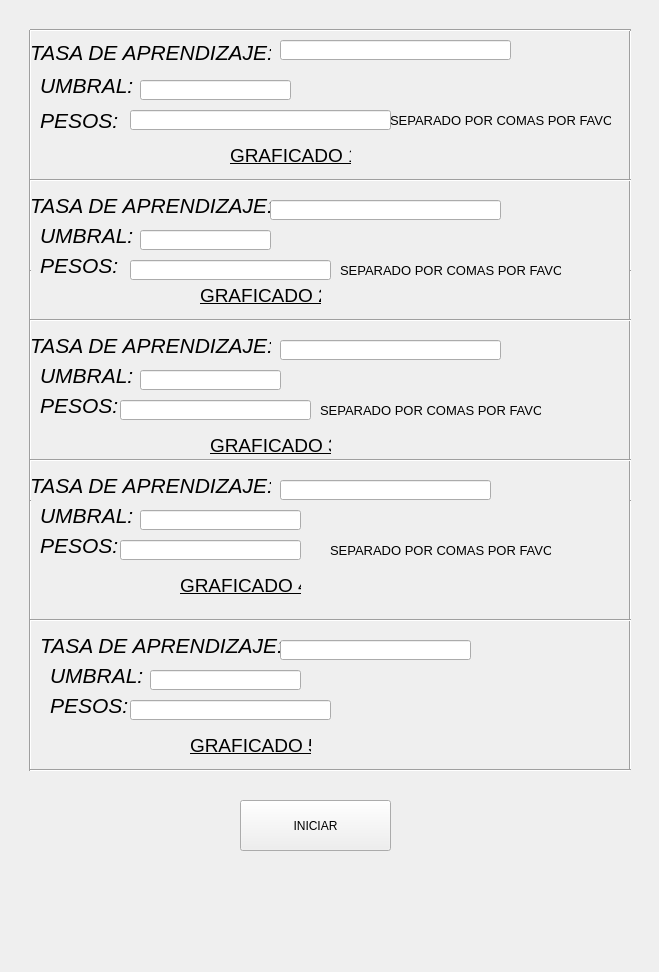
<?xml version="1.0" encoding="UTF-8"?>
<ui version="4.0">
 <class>MainWindow</class>
 <widget class="QWidget" name="MainWindow">
  <property name="geometry">
   <rect>
    <x>0</x>
    <y>0</y>
    <width>659</width>
    <height>972</height>
   </rect>
  </property>
  <property name="windowTitle">
   <string>191209-MATUZ TAMAYO</string>
  </property>
  <widget class="QLabel" name="label">
   <property name="geometry">
    <rect>
     <x>30</x>
     <y>40</y>
     <width>241</width>
     <height>21</height>
    </rect>
   </property>
   <property name="text">
    <string>&lt;html&gt;&lt;head/&gt;&lt;body&gt;&lt;p align=&quot;justify&quot;&gt;&lt;span style=&quot; font-size:16pt; font-style:italic;&quot;&gt;TASA DE APRENDIZAJE: &lt;/span&gt;&lt;/p&gt;&lt;/body&gt;&lt;/html&gt;</string>
   </property>
  </widget>
  <widget class="QLineEdit" name="lineEditTasa">
   <property name="geometry">
    <rect>
     <x>280</x>
     <y>40</y>
     <width>231</width>
     <height>20</height>
    </rect>
   </property>
   <property name="text">
    <string/>
   </property>
  </widget>
  <widget class="QLabel" name="label_2">
   <property name="geometry">
    <rect>
     <x>40</x>
     <y>70</y>
     <width>101</width>
     <height>31</height>
    </rect>
   </property>
   <property name="text">
    <string>&lt;html&gt;&lt;head/&gt;&lt;body&gt;&lt;p align=&quot;justify&quot;&gt;&lt;span style=&quot; font-size:16pt; font-style:italic;&quot;&gt;UMBRAL:&lt;/span&gt;&lt;/p&gt;&lt;/body&gt;&lt;/html&gt;</string>
   </property>
  </widget>
  <widget class="QLineEdit" name="lineEditUmbral">
   <property name="geometry">
    <rect>
     <x>140</x>
     <y>80</y>
     <width>151</width>
     <height>20</height>
    </rect>
   </property>
  </widget>
  <widget class="Line" name="line">
   <property name="geometry">
    <rect>
     <x>10</x>
     <y>30</y>
     <width>41</width>
     <height>251</height>
    </rect>
   </property>
   <property name="orientation">
    <enum>Qt::Vertical</enum>
   </property>
  </widget>
  <widget class="Line" name="line_2">
   <property name="geometry">
    <rect>
     <x>610</x>
     <y>30</y>
     <width>41</width>
     <height>251</height>
    </rect>
   </property>
   <property name="orientation">
    <enum>Qt::Vertical</enum>
   </property>
  </widget>
  <widget class="Line" name="line_3">
   <property name="geometry">
    <rect>
     <x>30</x>
     <y>170</y>
     <width>601</width>
     <height>20</height>
    </rect>
   </property>
   <property name="orientation">
    <enum>Qt::Horizontal</enum>
   </property>
  </widget>
  <widget class="Line" name="line_4">
   <property name="geometry">
    <rect>
     <x>30</x>
     <y>20</y>
     <width>601</width>
     <height>20</height>
    </rect>
   </property>
   <property name="orientation">
    <enum>Qt::Horizontal</enum>
   </property>
  </widget>
  <widget class="QLabel" name="label_3">
   <property name="geometry">
    <rect>
     <x>40</x>
     <y>100</y>
     <width>81</width>
     <height>41</height>
    </rect>
   </property>
   <property name="text">
    <string>&lt;html&gt;&lt;head/&gt;&lt;body&gt;&lt;p&gt;&lt;span style=&quot; font-size:16pt; font-style:italic;&quot;&gt;PESOS:&lt;/span&gt;&lt;/p&gt;&lt;/body&gt;&lt;/html&gt;</string>
   </property>
  </widget>
  <widget class="QLineEdit" name="lineEditPesos">
   <property name="geometry">
    <rect>
     <x>130</x>
     <y>110</y>
     <width>261</width>
     <height>20</height>
    </rect>
   </property>
  </widget>
  <widget class="QLabel" name="label_4">
   <property name="geometry">
    <rect>
     <x>390</x>
     <y>110</y>
     <width>221</width>
     <height>21</height>
    </rect>
   </property>
   <property name="text">
    <string>&lt;html&gt;&lt;head/&gt;&lt;body&gt;&lt;p&gt;&lt;span style=&quot; font-size:10pt;&quot;&gt;SEPARADO POR COMAS POR FAVOR&lt;/span&gt;&lt;/p&gt;&lt;/body&gt;&lt;/html&gt;</string>
   </property>
  </widget>
  <widget class="Line" name="line_5">
   <property name="geometry">
    <rect>
     <x>610</x>
     <y>270</y>
     <width>41</width>
     <height>271</height>
    </rect>
   </property>
   <property name="orientation">
    <enum>Qt::Vertical</enum>
   </property>
  </widget>
  <widget class="Line" name="line_6">
   <property name="geometry">
    <rect>
     <x>10</x>
     <y>270</y>
     <width>41</width>
     <height>271</height>
    </rect>
   </property>
   <property name="orientation">
    <enum>Qt::Vertical</enum>
   </property>
  </widget>
  <widget class="Line" name="line_8">
   <property name="geometry">
    <rect>
     <x>30</x>
     <y>310</y>
     <width>601</width>
     <height>20</height>
    </rect>
   </property>
   <property name="orientation">
    <enum>Qt::Horizontal</enum>
   </property>
  </widget>
  <widget class="QLabel" name="label_6">
   <property name="geometry">
    <rect>
     <x>40</x>
     <y>220</y>
     <width>101</width>
     <height>31</height>
    </rect>
   </property>
   <property name="text">
    <string>&lt;html&gt;&lt;head/&gt;&lt;body&gt;&lt;p align=&quot;justify&quot;&gt;&lt;span style=&quot; font-size:16pt; font-style:italic;&quot;&gt;UMBRAL:&lt;/span&gt;&lt;/p&gt;&lt;/body&gt;&lt;/html&gt;</string>
   </property>
  </widget>
  <widget class="QLabel" name="label_7">
   <property name="geometry">
    <rect>
     <x>40</x>
     <y>250</y>
     <width>81</width>
     <height>31</height>
    </rect>
   </property>
   <property name="text">
    <string>&lt;html&gt;&lt;head/&gt;&lt;body&gt;&lt;p&gt;&lt;span style=&quot; font-size:16pt; font-style:italic;&quot;&gt;PESOS:&lt;/span&gt;&lt;/p&gt;&lt;/body&gt;&lt;/html&gt;</string>
   </property>
  </widget>
  <widget class="QLabel" name="label_8">
   <property name="geometry">
    <rect>
     <x>30</x>
     <y>190</y>
     <width>241</width>
     <height>31</height>
    </rect>
   </property>
   <property name="text">
    <string>&lt;html&gt;&lt;head/&gt;&lt;body&gt;&lt;p align=&quot;justify&quot;&gt;&lt;span style=&quot; font-size:16pt; font-style:italic;&quot;&gt;TASA DE APRENDIZAJE: &lt;/span&gt;&lt;/p&gt;&lt;/body&gt;&lt;/html&gt;</string>
   </property>
  </widget>
  <widget class="QLabel" name="label_9">
   <property name="geometry">
    <rect>
     <x>230</x>
     <y>140</y>
     <width>121</width>
     <height>31</height>
    </rect>
   </property>
   <property name="text">
    <string>&lt;html&gt;&lt;head/&gt;&lt;body&gt;&lt;p&gt;&lt;span style=&quot; font-size:14pt; text-decoration: underline;&quot;&gt;GRAFICADO 1&lt;/span&gt;&lt;/p&gt;&lt;/body&gt;&lt;/html&gt;</string>
   </property>
  </widget>
  <widget class="QLineEdit" name="lineEditTasa2">
   <property name="geometry">
    <rect>
     <x>270</x>
     <y>200</y>
     <width>231</width>
     <height>20</height>
    </rect>
   </property>
  </widget>
  <widget class="QLineEdit" name="lineEditUmbral2">
   <property name="geometry">
    <rect>
     <x>140</x>
     <y>230</y>
     <width>131</width>
     <height>20</height>
    </rect>
   </property>
  </widget>
  <widget class="QLineEdit" name="lineEditPesos2">
   <property name="geometry">
    <rect>
     <x>130</x>
     <y>260</y>
     <width>201</width>
     <height>20</height>
    </rect>
   </property>
  </widget>
  <widget class="Line" name="line_7">
   <property name="geometry">
    <rect>
     <x>610</x>
     <y>500</y>
     <width>41</width>
     <height>271</height>
    </rect>
   </property>
   <property name="orientation">
    <enum>Qt::Vertical</enum>
   </property>
  </widget>
  <widget class="Line" name="line_9">
   <property name="geometry">
    <rect>
     <x>30</x>
     <y>450</y>
     <width>601</width>
     <height>20</height>
    </rect>
   </property>
   <property name="orientation">
    <enum>Qt::Horizontal</enum>
   </property>
  </widget>
  <widget class="Line" name="line_10">
   <property name="geometry">
    <rect>
     <x>10</x>
     <y>500</y>
     <width>41</width>
     <height>271</height>
    </rect>
   </property>
   <property name="orientation">
    <enum>Qt::Vertical</enum>
   </property>
  </widget>
  <widget class="QLabel" name="label_10">
   <property name="geometry">
    <rect>
     <x>200</x>
     <y>280</y>
     <width>121</width>
     <height>31</height>
    </rect>
   </property>
   <property name="text">
    <string>&lt;html&gt;&lt;head/&gt;&lt;body&gt;&lt;p&gt;&lt;span style=&quot; font-size:14pt; text-decoration: underline;&quot;&gt;GRAFICADO 2&lt;/span&gt;&lt;/p&gt;&lt;/body&gt;&lt;/html&gt;</string>
   </property>
  </widget>
  <widget class="QLabel" name="label_12">
   <property name="geometry">
    <rect>
     <x>30</x>
     <y>330</y>
     <width>241</width>
     <height>31</height>
    </rect>
   </property>
   <property name="text">
    <string>&lt;html&gt;&lt;head/&gt;&lt;body&gt;&lt;p align=&quot;justify&quot;&gt;&lt;span style=&quot; font-size:16pt; font-style:italic;&quot;&gt;TASA DE APRENDIZAJE: &lt;/span&gt;&lt;/p&gt;&lt;/body&gt;&lt;/html&gt;</string>
   </property>
  </widget>
  <widget class="QLabel" name="label_13">
   <property name="geometry">
    <rect>
     <x>40</x>
     <y>390</y>
     <width>81</width>
     <height>31</height>
    </rect>
   </property>
   <property name="text">
    <string>&lt;html&gt;&lt;head/&gt;&lt;body&gt;&lt;p&gt;&lt;span style=&quot; font-size:16pt; font-style:italic;&quot;&gt;PESOS:&lt;/span&gt;&lt;/p&gt;&lt;/body&gt;&lt;/html&gt;</string>
   </property>
  </widget>
  <widget class="QLabel" name="label_14">
   <property name="geometry">
    <rect>
     <x>40</x>
     <y>360</y>
     <width>101</width>
     <height>31</height>
    </rect>
   </property>
   <property name="text">
    <string>&lt;html&gt;&lt;head/&gt;&lt;body&gt;&lt;p align=&quot;justify&quot;&gt;&lt;span style=&quot; font-size:16pt; font-style:italic;&quot;&gt;UMBRAL:&lt;/span&gt;&lt;/p&gt;&lt;/body&gt;&lt;/html&gt;</string>
   </property>
  </widget>
  <widget class="QLabel" name="label_15">
   <property name="geometry">
    <rect>
     <x>210</x>
     <y>430</y>
     <width>121</width>
     <height>31</height>
    </rect>
   </property>
   <property name="text">
    <string>&lt;html&gt;&lt;head/&gt;&lt;body&gt;&lt;p&gt;&lt;span style=&quot; font-size:14pt; text-decoration: underline;&quot;&gt;GRAFICADO 3&lt;/span&gt;&lt;/p&gt;&lt;/body&gt;&lt;/html&gt;</string>
   </property>
  </widget>
  <widget class="QLineEdit" name="lineEditTasa3">
   <property name="geometry">
    <rect>
     <x>280</x>
     <y>340</y>
     <width>221</width>
     <height>20</height>
    </rect>
   </property>
  </widget>
  <widget class="QLineEdit" name="lineEditUmbral3">
   <property name="geometry">
    <rect>
     <x>140</x>
     <y>370</y>
     <width>141</width>
     <height>20</height>
    </rect>
   </property>
  </widget>
  <widget class="QLineEdit" name="lineEditPeso3">
   <property name="geometry">
    <rect>
     <x>120</x>
     <y>400</y>
     <width>191</width>
     <height>20</height>
    </rect>
   </property>
  </widget>
  <widget class="Line" name="line_11">
   <property name="geometry">
    <rect>
     <x>30</x>
     <y>610</y>
     <width>601</width>
     <height>20</height>
    </rect>
   </property>
   <property name="orientation">
    <enum>Qt::Horizontal</enum>
   </property>
  </widget>
  <widget class="QLabel" name="label_17">
   <property name="geometry">
    <rect>
     <x>30</x>
     <y>470</y>
     <width>241</width>
     <height>31</height>
    </rect>
   </property>
   <property name="text">
    <string>&lt;html&gt;&lt;head/&gt;&lt;body&gt;&lt;p align=&quot;justify&quot;&gt;&lt;span style=&quot; font-size:16pt; font-style:italic;&quot;&gt;TASA DE APRENDIZAJE: &lt;/span&gt;&lt;/p&gt;&lt;/body&gt;&lt;/html&gt;</string>
   </property>
  </widget>
  <widget class="QLabel" name="label_18">
   <property name="geometry">
    <rect>
     <x>40</x>
     <y>530</y>
     <width>81</width>
     <height>31</height>
    </rect>
   </property>
   <property name="text">
    <string>&lt;html&gt;&lt;head/&gt;&lt;body&gt;&lt;p&gt;&lt;span style=&quot; font-size:16pt; font-style:italic;&quot;&gt;PESOS:&lt;/span&gt;&lt;/p&gt;&lt;/body&gt;&lt;/html&gt;</string>
   </property>
  </widget>
  <widget class="QLabel" name="label_19">
   <property name="geometry">
    <rect>
     <x>40</x>
     <y>500</y>
     <width>101</width>
     <height>31</height>
    </rect>
   </property>
   <property name="text">
    <string>&lt;html&gt;&lt;head/&gt;&lt;body&gt;&lt;p align=&quot;justify&quot;&gt;&lt;span style=&quot; font-size:16pt; font-style:italic;&quot;&gt;UMBRAL:&lt;/span&gt;&lt;/p&gt;&lt;/body&gt;&lt;/html&gt;</string>
   </property>
  </widget>
  <widget class="QLineEdit" name="lineEditTasa4">
   <property name="geometry">
    <rect>
     <x>280</x>
     <y>480</y>
     <width>211</width>
     <height>20</height>
    </rect>
   </property>
  </widget>
  <widget class="QLineEdit" name="lineEditUmbral4">
   <property name="geometry">
    <rect>
     <x>140</x>
     <y>510</y>
     <width>161</width>
     <height>20</height>
    </rect>
   </property>
  </widget>
  <widget class="QLineEdit" name="lineEditPeso4">
   <property name="geometry">
    <rect>
     <x>120</x>
     <y>540</y>
     <width>181</width>
     <height>20</height>
    </rect>
   </property>
  </widget>
  <widget class="QLabel" name="label_20">
   <property name="geometry">
    <rect>
     <x>180</x>
     <y>570</y>
     <width>121</width>
     <height>31</height>
    </rect>
   </property>
   <property name="text">
    <string>&lt;html&gt;&lt;head/&gt;&lt;body&gt;&lt;p&gt;&lt;span style=&quot; font-size:14pt; text-decoration: underline;&quot;&gt;GRAFICADO 4&lt;/span&gt;&lt;/p&gt;&lt;/body&gt;&lt;/html&gt;</string>
   </property>
  </widget>
  <widget class="QLabel" name="label_21">
   <property name="geometry">
    <rect>
     <x>190</x>
     <y>730</y>
     <width>121</width>
     <height>31</height>
    </rect>
   </property>
   <property name="text">
    <string>&lt;html&gt;&lt;head/&gt;&lt;body&gt;&lt;p&gt;&lt;span style=&quot; font-size:14pt; text-decoration: underline;&quot;&gt;GRAFICADO 5&lt;/span&gt;&lt;/p&gt;&lt;/body&gt;&lt;/html&gt;</string>
   </property>
  </widget>
  <widget class="QLabel" name="label_22">
   <property name="geometry">
    <rect>
     <x>40</x>
     <y>630</y>
     <width>241</width>
     <height>31</height>
    </rect>
   </property>
   <property name="text">
    <string>&lt;html&gt;&lt;head/&gt;&lt;body&gt;&lt;p align=&quot;justify&quot;&gt;&lt;span style=&quot; font-size:16pt; font-style:italic;&quot;&gt;TASA DE APRENDIZAJE: &lt;/span&gt;&lt;/p&gt;&lt;/body&gt;&lt;/html&gt;</string>
   </property>
  </widget>
  <widget class="QLabel" name="label_23">
   <property name="geometry">
    <rect>
     <x>50</x>
     <y>660</y>
     <width>101</width>
     <height>31</height>
    </rect>
   </property>
   <property name="text">
    <string>&lt;html&gt;&lt;head/&gt;&lt;body&gt;&lt;p align=&quot;justify&quot;&gt;&lt;span style=&quot; font-size:16pt; font-style:italic;&quot;&gt;UMBRAL:&lt;/span&gt;&lt;/p&gt;&lt;/body&gt;&lt;/html&gt;</string>
   </property>
  </widget>
  <widget class="QLabel" name="label_25">
   <property name="geometry">
    <rect>
     <x>50</x>
     <y>690</y>
     <width>81</width>
     <height>31</height>
    </rect>
   </property>
   <property name="text">
    <string>&lt;html&gt;&lt;head/&gt;&lt;body&gt;&lt;p&gt;&lt;span style=&quot; font-size:16pt; font-style:italic;&quot;&gt;PESOS:&lt;/span&gt;&lt;/p&gt;&lt;/body&gt;&lt;/html&gt;</string>
   </property>
  </widget>
  <widget class="Line" name="line_12">
   <property name="geometry">
    <rect>
     <x>30</x>
     <y>760</y>
     <width>601</width>
     <height>20</height>
    </rect>
   </property>
   <property name="orientation">
    <enum>Qt::Horizontal</enum>
   </property>
  </widget>
  <widget class="QLineEdit" name="lineEditTasa5">
   <property name="geometry">
    <rect>
     <x>280</x>
     <y>640</y>
     <width>191</width>
     <height>20</height>
    </rect>
   </property>
  </widget>
  <widget class="QLineEdit" name="lineEditUmbral5">
   <property name="geometry">
    <rect>
     <x>150</x>
     <y>670</y>
     <width>151</width>
     <height>20</height>
    </rect>
   </property>
  </widget>
  <widget class="QLineEdit" name="lineEditPeso5">
   <property name="geometry">
    <rect>
     <x>130</x>
     <y>700</y>
     <width>201</width>
     <height>20</height>
    </rect>
   </property>
  </widget>
  <widget class="QPushButton" name="pushButtonIniciar">
   <property name="geometry">
    <rect>
     <x>240</x>
     <y>800</y>
     <width>151</width>
     <height>51</height>
    </rect>
   </property>
   <property name="text">
    <string>INICIAR</string>
   </property>
  </widget>
  <widget class="QLabel" name="label_5">
   <property name="geometry">
    <rect>
     <x>340</x>
     <y>260</y>
     <width>221</width>
     <height>21</height>
    </rect>
   </property>
   <property name="text">
    <string>&lt;html&gt;&lt;head/&gt;&lt;body&gt;&lt;p&gt;&lt;span style=&quot; font-size:10pt;&quot;&gt;SEPARADO POR COMAS POR FAVOR&lt;/span&gt;&lt;/p&gt;&lt;/body&gt;&lt;/html&gt;</string>
   </property>
  </widget>
  <widget class="QLabel" name="label_11">
   <property name="geometry">
    <rect>
     <x>330</x>
     <y>540</y>
     <width>221</width>
     <height>21</height>
    </rect>
   </property>
   <property name="text">
    <string>&lt;html&gt;&lt;head/&gt;&lt;body&gt;&lt;p&gt;&lt;span style=&quot; font-size:10pt;&quot;&gt;SEPARADO POR COMAS POR FAVOR&lt;/span&gt;&lt;/p&gt;&lt;/body&gt;&lt;/html&gt;</string>
   </property>
  </widget>
  <widget class="QLabel" name="label_16">
   <property name="geometry">
    <rect>
     <x>320</x>
     <y>400</y>
     <width>221</width>
     <height>21</height>
    </rect>
   </property>
   <property name="text">
    <string>&lt;html&gt;&lt;head/&gt;&lt;body&gt;&lt;p&gt;&lt;span style=&quot; font-size:10pt;&quot;&gt;SEPARADO POR COMAS POR FAVOR&lt;/span&gt;&lt;/p&gt;&lt;/body&gt;&lt;/html&gt;</string>
   </property>
  </widget>
 </widget>
 <resources/>
 <connections/>
</ui>
